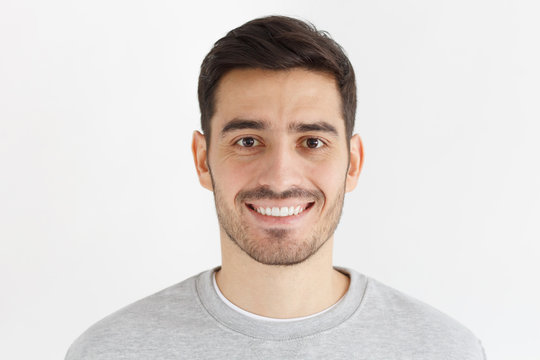
#> input picture Python - 12-11-2023/bilder/men.png, 540 x 360 px
$ python 'Oppgave g.py'
#> lines starting #> are read from the running program, lines starting #| are printed output that depends on the picture
from PIL import Image

def add_polaroid_frame(image_path, frame_path, output_path):

#> called with image_path = 'bilder/men.png', frame_path = 'bilder/polaroid.png', output_path = 'saved photo polaroid.jpg'
    image = Image.open(image_path)
#> image is the input picture: PIL image 540x360 RGB; mean R, G, B 222.7, 215.7, 211.8
    frame = Image.open(frame_path)
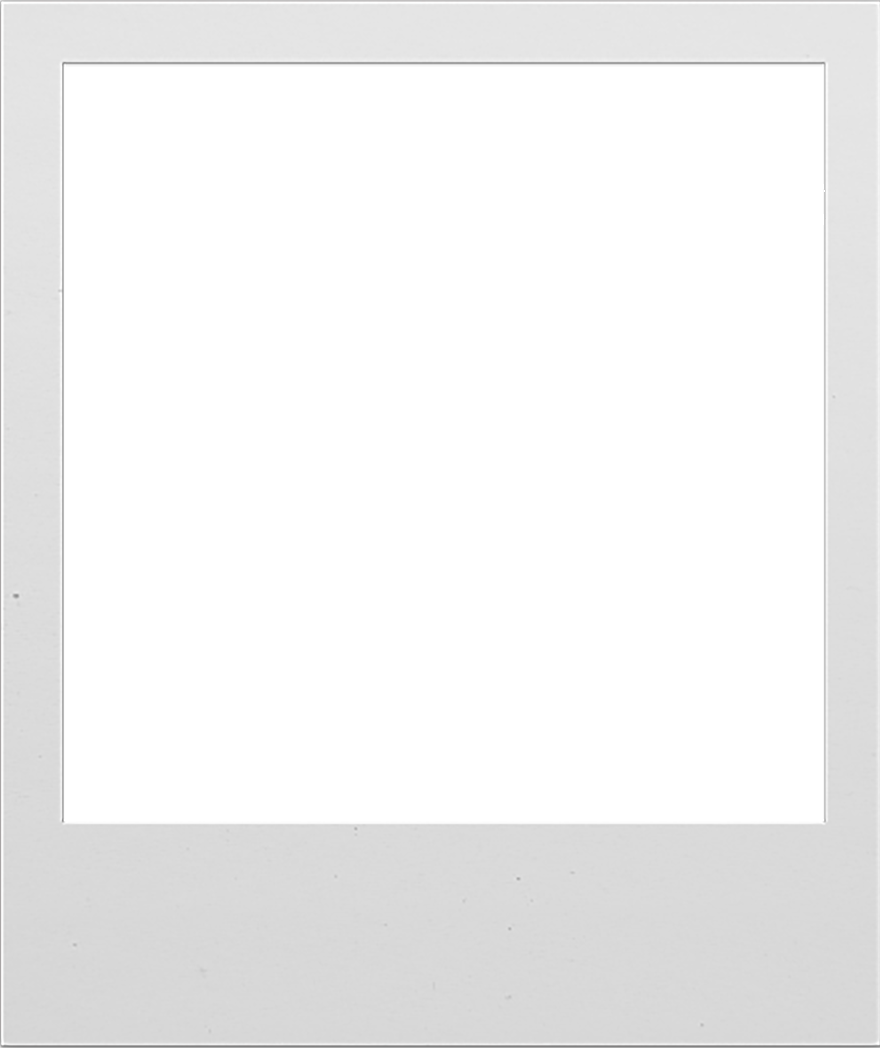
#> input picture Python - 12-11-2023/bilder/polaroid.png, 880 x 1048 px
#> frame is the input picture: PIL image 880x1048 RGBA; mean R, G, B, A 240.3, 240.3, 240.3, 95.1

    width, height = image.size
#> width = 540; height = 360
    min_dimension = min(width, height)
#> min_dimension = 360
    cropped_image = image.crop(((width - min_dimension) // 2, (height - min_dimension) // 2,
                                (width + min_dimension) // 2, (height + min_dimension) // 2))
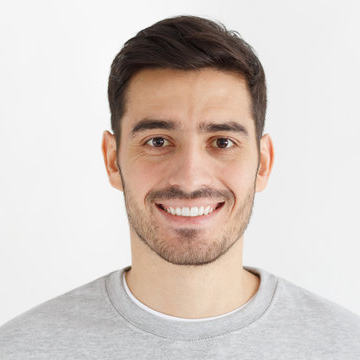
#> cropped_image: PIL image 360x360 RGB; mean R, G, B 213.8, 203.4, 197.5

    scaled_image = cropped_image.resize((760, 760), Image.LANCZOS)

    canvas = Image.new('RGB', frame.size)
#> canvas: PIL image 880x1048 RGB; every value is 0

    canvas.paste(scaled_image, (64, 64))
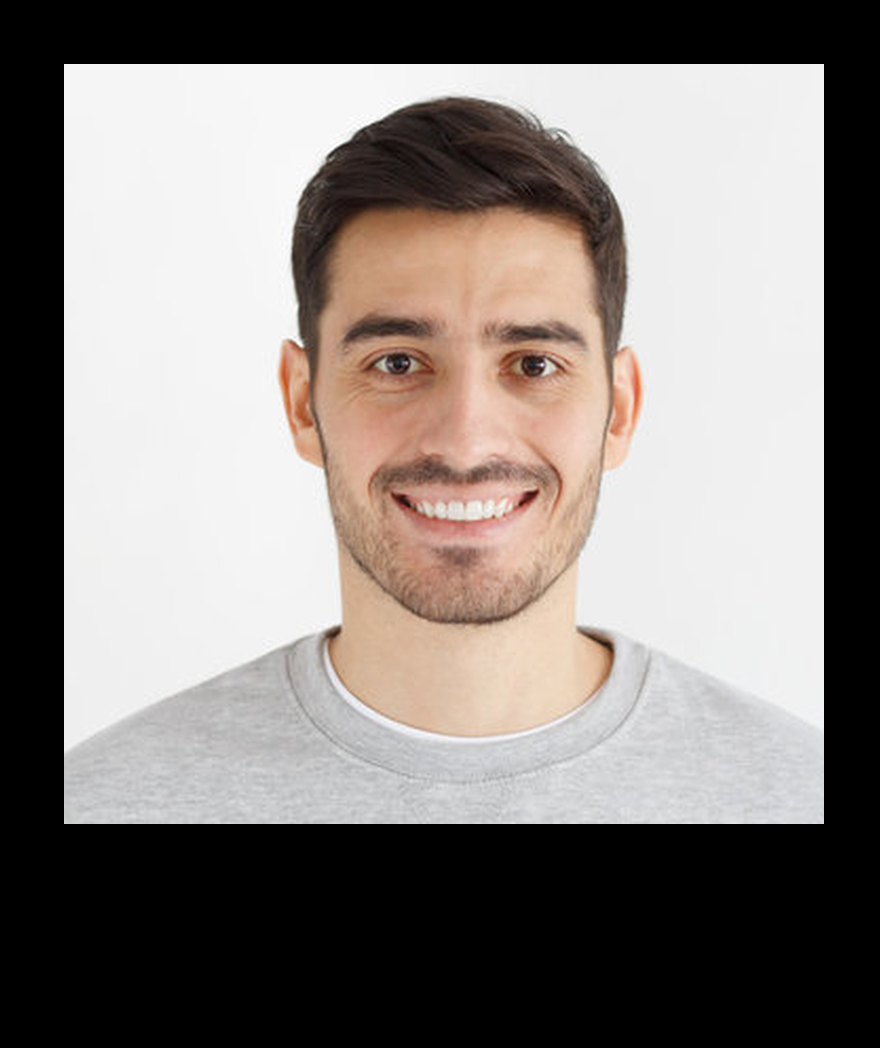
#> canvas: PIL image 880x1048 RGB; mean R, G, B 133.9, 127.4, 123.7

    canvas.paste(frame, (0, 0), frame)
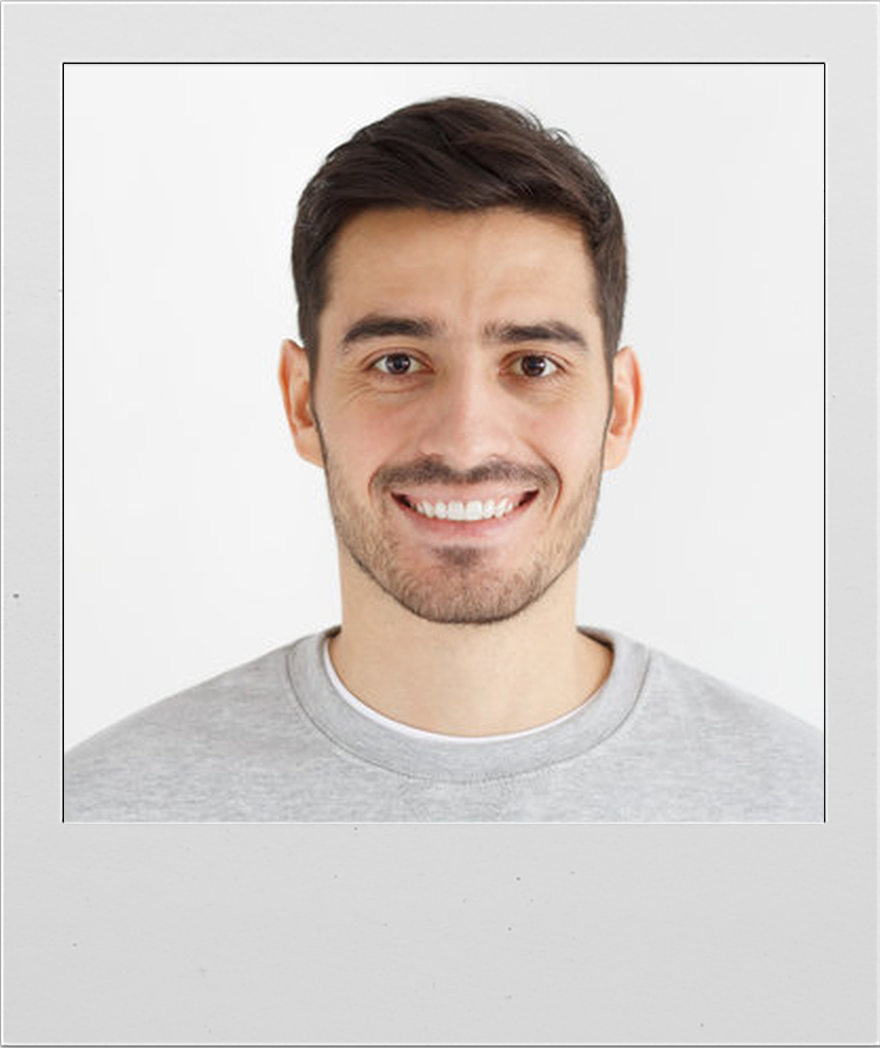
#> canvas: PIL image 880x1048 RGB; mean R, G, B 215.4, 208.8, 205.2

    canvas.save(output_path)

image_path = 'bilder/men.png'
frame_path = 'bilder/polaroid.png'
output_path = 'saved photo polaroid.jpg'

add_polaroid_frame(image_path, frame_path, output_path)
